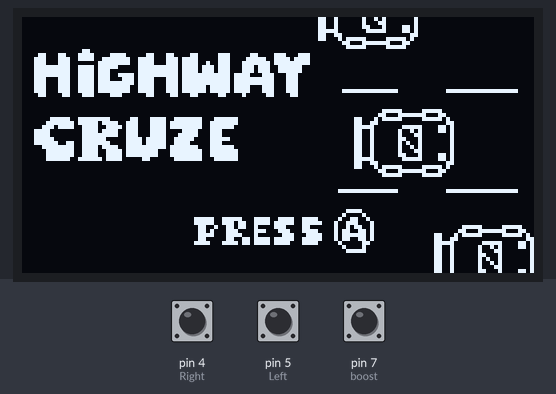
Bench run of a sketch on a simulated Arduino Uno, built with avr-gcc and run on an emulated ATmega328P. On the bench: 128×64 one-colour display. The inputs (shaded band) are chosen by the test bench; at power-on: pin 7 (boost) HIGH, pin 4 (Right) HIGH, pin 5 (Left) HIGH. Random numbers use the default seed unless the sketch sets one.

Above: at 4.5 s.
4.6 s: pin 7 (boost) pulled LOW for 0.15 s
At 4.67 s:
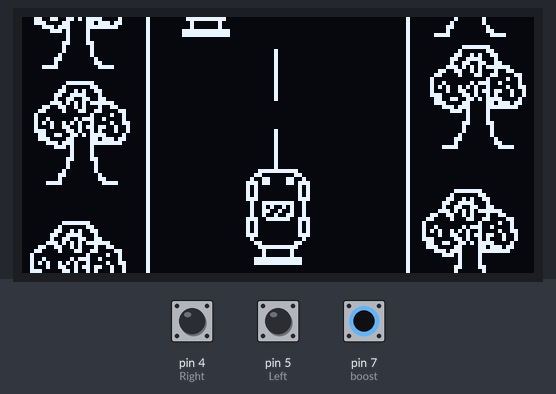
6.3 s: pin 4 (Right) pulled LOW for 0.15 s
At 6.41 s:
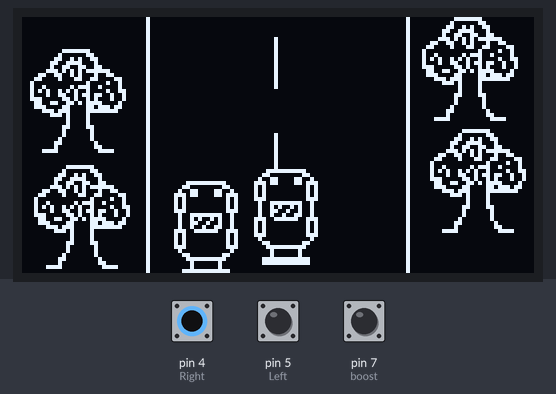
7.9 s: pin 5 (Left) pulled LOW for 0.15 s
At 7.97 s:
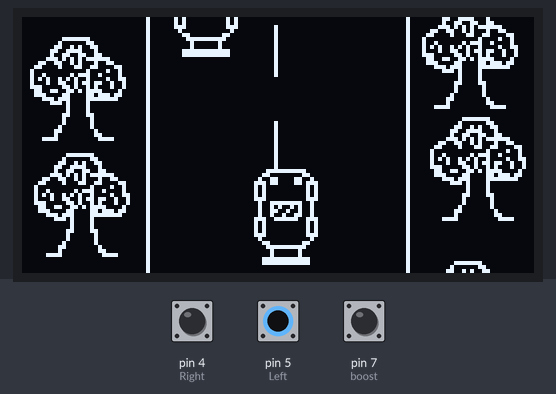
9.5 s: pin 4 (Right) pulled LOW for 1 s
At 9.59 s:
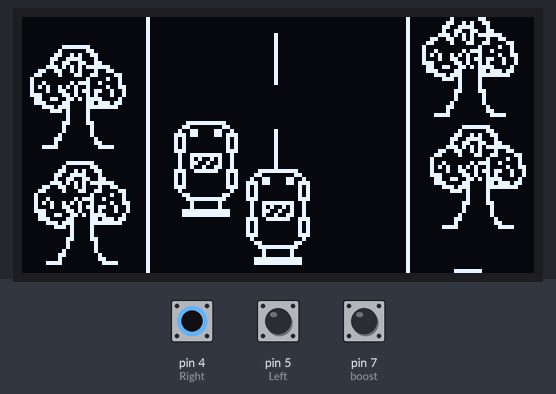
12.0 s: pin 5 (Left) pulled LOW for 1 s
At 12.09 s:
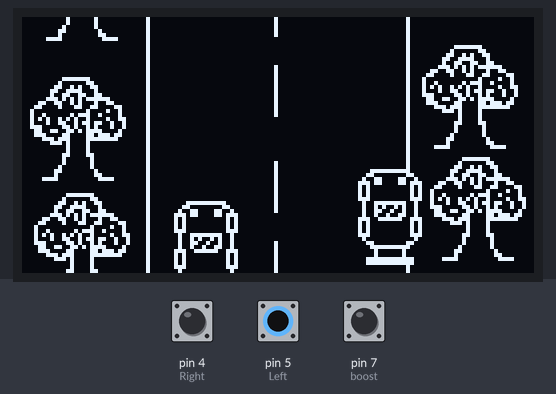
14.5 s: pin 7 (boost) pulled LOW for 1 s
At 14.64 s:
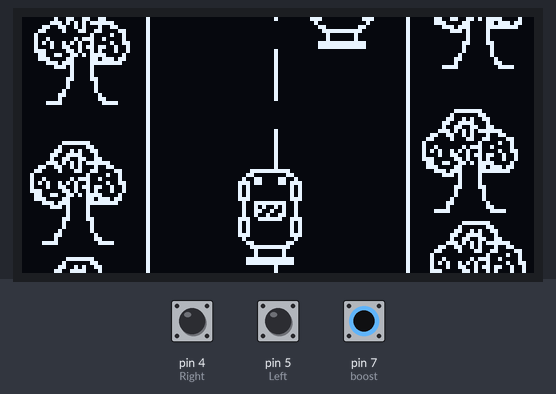

Measured:
- after the input at 4.6 s, the display: changes after 0.06 s (image 1)

The sketch:

CarGame.ino
```cpp
//Highway CruZe
//Name: Hannan Mohammed Abdul
//Date: 01/14/2026
//References: U8g2 Library:https://github.com/olikraus/u8g2/wiki/u8g2reference#drawxbm	INPUT Pullup: https://docs.arduino.cc/tutorials/generic/digital-input-pullup/   Video Used: https://www.youtube.com/watch?v=RmhiZg_6-Mo Random function: https://docs.arduino.cc/language-reference/en/functions/random-numbers/random/	Sprite Conversion: https://javl.github.io/image2cpp/

#include <U8g2lib.h>
#include <Wire.h>

U8G2_SSD1306_128X64_NONAME_F_HW_I2C u8g2(U8G2_R0, U8X8_PIN_NONE); // OLED initialization

const unsigned char tittleScreen[] PROGMEM = {
	0x00, 0x00, 0x00, 0x00, 0x00, 0x00, 0x00, 0x00, 0x00, 0x4c, 0x20, 0x05, 0x04, 0x00, 0x00, 0x00,
	0x00, 0x00, 0x00, 0x00, 0x00, 0x00, 0x00, 0x00, 0x00, 0x4c, 0x20, 0x06, 0x04, 0x00, 0x00, 0x00,
	0x00, 0x00, 0x00, 0x00, 0x00, 0x00, 0x00, 0x00, 0x00, 0x4c, 0x60, 0x84, 0x05, 0x00, 0x00, 0x00,
	0x00, 0x00, 0x00, 0x00, 0x00, 0x00, 0x00, 0x00, 0x00, 0x7c, 0xc0, 0x87, 0x05, 0x00, 0x00, 0x00,
	0x00, 0x00, 0x00, 0x00, 0x00, 0x00, 0x00, 0x00, 0x00, 0xcc, 0x00, 0x00, 0x06, 0x00, 0x00, 0x00,
	0x00, 0x00, 0x00, 0x00, 0x00, 0x00, 0x00, 0x00, 0x00, 0x8c, 0x3e, 0xf8, 0x02, 0x00, 0x00, 0x00,
	0x00, 0x00, 0x00, 0x00, 0x00, 0x00, 0x00, 0x00, 0x00, 0x00, 0xe3, 0x8f, 0x01, 0x00, 0x00, 0x00,
	0x00, 0x00, 0x00, 0x00, 0x00, 0x00, 0x00, 0x00, 0x00, 0x00, 0x3e, 0xf8, 0x00, 0x00, 0x00, 0x00,
	0x00, 0x80, 0x01, 0x00, 0x00, 0x00, 0x00, 0x00, 0x00, 0x00, 0x00, 0x00, 0x00, 0x00, 0x00, 0x00,
	0x30, 0xc6, 0xc3, 0x83, 0x31, 0x0c, 0x0e, 0x86, 0xe3, 0x00, 0x00, 0x00, 0x00, 0x00, 0x00, 0x00,
	0x38, 0xce, 0xf3, 0xe7, 0x71, 0x0f, 0x0e, 0x9f, 0xf7, 0x00, 0x00, 0x00, 0x00, 0x00, 0x00, 0x00,
	0x38, 0x0e, 0xf8, 0xe7, 0x71, 0x4f, 0x8e, 0xbf, 0xff, 0x00, 0x00, 0x00, 0x00, 0x00, 0x00, 0x00,
	0xf8, 0xcf, 0xfb, 0xe0, 0x7f, 0xef, 0x8e, 0x3b, 0x3f, 0x00, 0x00, 0x00, 0x00, 0x00, 0x00, 0x00,
	0xf8, 0xcf, 0x3b, 0xe0, 0x7f, 0xef, 0x8e, 0x3b, 0x3f, 0x00, 0x00, 0x00, 0x00, 0x00, 0x00, 0x00,
	0xf8, 0xcf, 0x3b, 0xef, 0x7f, 0xff, 0xef, 0x71, 0x1c, 0x00, 0x00, 0x00, 0x00, 0x00, 0x00, 0x00,
	0x38, 0xce, 0x3b, 0xee, 0x71, 0xff, 0xef, 0x7f, 0x1c, 0x00, 0x00, 0x00, 0x00, 0x00, 0x00, 0x00,
	0x38, 0xce, 0xfb, 0xef, 0x71, 0xff, 0xef, 0x7f, 0x1c, 0x00, 0x00, 0x00, 0x00, 0x00, 0x00, 0x00,
	0x38, 0xce, 0xfb, 0xe7, 0x71, 0xbf, 0xef, 0x71, 0x1c, 0x00, 0x00, 0x00, 0x00, 0x00, 0x00, 0x00,
	0x38, 0xce, 0xfb, 0xe7, 0x71, 0xbf, 0xef, 0x71, 0x1c, 0x00, 0xff, 0x3f, 0x00, 0xfc, 0xff, 0x0f,
	0x30, 0x8c, 0xc3, 0x81, 0x61, 0x0c, 0x86, 0x60, 0x18, 0x00, 0x00, 0x00, 0x00, 0x00, 0x00, 0x00,
	0x00, 0x00, 0x00, 0x00, 0x00, 0x00, 0x00, 0x00, 0x00, 0x00, 0x00, 0x00, 0x00, 0x00, 0x00, 0x00,
	0x00, 0x00, 0x00, 0x00, 0x00, 0x00, 0x00, 0x00, 0x00, 0x00, 0x00, 0x00, 0x00, 0x00, 0x00, 0x00,
	0x00, 0x00, 0x00, 0x00, 0x00, 0x00, 0x00, 0x00, 0x00, 0x00, 0x00, 0x00, 0x00, 0x00, 0x00, 0x00,
	0x00, 0x00, 0x00, 0x00, 0x00, 0x00, 0x00, 0x00, 0x00, 0x00, 0x00, 0x7c, 0xf0, 0x01, 0x00, 0x00,
	0x00, 0x00, 0x00, 0x00, 0x00, 0x00, 0x00, 0x00, 0x00, 0x00, 0x00, 0xc6, 0x1f, 0x03, 0x00, 0x00,
	0x80, 0xcf, 0x3f, 0x18, 0xcf, 0x1f, 0x3f, 0x00, 0x00, 0x00, 0x18, 0x7d, 0xf0, 0x05, 0x00, 0x00,
	0xc0, 0xdf, 0xf7, 0x1c, 0xef, 0x9f, 0x3f, 0x00, 0x00, 0x00, 0x98, 0x01, 0x00, 0x0c, 0x00, 0x00,
	0xe0, 0x9e, 0xe7, 0x1d, 0xef, 0x9f, 0x1f, 0x00, 0x00, 0x00, 0xf8, 0x80, 0x0f, 0x0b, 0x00, 0x00,
	0x78, 0x80, 0xf7, 0x1c, 0x0f, 0x8f, 0x03, 0x00, 0x00, 0x00, 0x98, 0x40, 0x0a, 0x0b, 0x00, 0x00,
	0x78, 0x80, 0xff, 0x1c, 0x8f, 0x8f, 0x03, 0x00, 0x00, 0x00, 0x98, 0x40, 0x0c, 0x08, 0x00, 0x00,
	0xf8, 0x80, 0x1f, 0xbc, 0xcf, 0x87, 0x0f, 0x00, 0x00, 0x00, 0x98, 0xc0, 0x08, 0x08, 0x00, 0x00,
	0xf8, 0x99, 0x3f, 0xbc, 0xcf, 0x83, 0x03, 0x00, 0x00, 0x00, 0x98, 0x40, 0x09, 0x08, 0x00, 0x00,
	0xe0, 0x9f, 0xf7, 0xfc, 0xef, 0x8f, 0x1f, 0x00, 0x00, 0x00, 0x98, 0x40, 0x0a, 0x08, 0x00, 0x00,
	0xc0, 0x9f, 0xe7, 0xfd, 0xe3, 0x9f, 0x3f, 0x00, 0x00, 0x00, 0x98, 0x40, 0x0c, 0x08, 0x00, 0x00,
	0xc0, 0x9f, 0xe7, 0xfd, 0xe3, 0x9f, 0x3f, 0x00, 0x00, 0x00, 0x98, 0xc0, 0x08, 0x0b, 0x00, 0x00,
	0xc0, 0xcf, 0xef, 0xc1, 0xc0, 0x1f, 0x3f, 0x00, 0x00, 0x00, 0xf8, 0x80, 0x0f, 0x0b, 0x00, 0x00,
	0x00, 0x00, 0x00, 0x00, 0x00, 0x00, 0x00, 0x00, 0x00, 0x00, 0x98, 0x01, 0x00, 0x0c, 0x00, 0x00,
	0x00, 0x00, 0x00, 0x00, 0x00, 0x00, 0x00, 0x00, 0x00, 0x00, 0x18, 0x7d, 0xf0, 0x05, 0x00, 0x00,
	0x00, 0x00, 0x00, 0x00, 0x00, 0x00, 0x00, 0x00, 0x00, 0x00, 0x00, 0xc6, 0x1f, 0x03, 0x00, 0x00,
	0x00, 0x00, 0x00, 0x00, 0x00, 0x00, 0x00, 0x00, 0x00, 0x00, 0x00, 0x7c, 0xf0, 0x01, 0x00, 0x00,
	0x00, 0x00, 0x00, 0x00, 0x00, 0x00, 0x00, 0x00, 0x00, 0x00, 0x00, 0x00, 0x00, 0x00, 0x00, 0x00,
	0x00, 0x00, 0x00, 0x00, 0x00, 0x00, 0x00, 0x00, 0x00, 0x00, 0x00, 0x00, 0x00, 0x00, 0x00, 0x00,
	0x00, 0x00, 0x00, 0x00, 0x00, 0x00, 0x00, 0x00, 0x00, 0x00, 0x00, 0x00, 0x00, 0x00, 0x00, 0x00,
	0x00, 0x00, 0x00, 0x00, 0x00, 0x00, 0x00, 0x00, 0x00, 0x80, 0xff, 0x3f, 0x00, 0xfc, 0xff, 0x0f,
	0x00, 0x00, 0x00, 0x00, 0x00, 0x00, 0x00, 0x00, 0x00, 0x00, 0x00, 0x00, 0x00, 0x00, 0x00, 0x00,
	0x00, 0x00, 0x00, 0x00, 0x00, 0x00, 0x00, 0x00, 0x00, 0x00, 0x00, 0x00, 0x00, 0x00, 0x00, 0x00,
	0x00, 0x00, 0x00, 0x00, 0x00, 0x00, 0x00, 0x00, 0x00, 0x00, 0x00, 0x00, 0x00, 0x00, 0x00, 0x00,
	0x00, 0x00, 0x00, 0x00, 0x00, 0x00, 0x00, 0x00, 0x00, 0x00, 0x00, 0x00, 0x00, 0x00, 0x00, 0x00,
	0x00, 0x00, 0x00, 0x00, 0x00, 0x00, 0x00, 0x00, 0x00, 0x00, 0x1e, 0x00, 0x00, 0x00, 0x00, 0x00,
	0x00, 0x00, 0x00, 0x00, 0x00, 0x00, 0x00, 0x00, 0x00, 0x00, 0x21, 0x00, 0x00, 0x00, 0x00, 0x00,
	0x00, 0x00, 0x00, 0x00, 0x00, 0xf8, 0x7c, 0x3c, 0xcf, 0x83, 0x4c, 0x00, 0x00, 0x00, 0x00, 0x00,
	0x00, 0x00, 0x00, 0x00, 0x00, 0xf8, 0xdc, 0xbc, 0xcf, 0x47, 0x8e, 0x00, 0x00, 0x00, 0x00, 0x00,
	0x00, 0x00, 0x00, 0x00, 0x00, 0x30, 0xd9, 0x84, 0xc3, 0x40, 0x9a, 0x00, 0x00, 0xc0, 0x07, 0x1f,
	0x00, 0x00, 0x00, 0x00, 0x00, 0xb0, 0x38, 0x1c, 0xc7, 0x43, 0xb3, 0x00, 0x00, 0x60, 0xfc, 0x31,
	0x00, 0x00, 0x00, 0x00, 0x00, 0xf0, 0x78, 0x04, 0x8e, 0x47, 0xbf, 0x00, 0x80, 0xd1, 0x07, 0x5f,
	0x00, 0x00, 0x00, 0x00, 0x00, 0x30, 0x98, 0xbd, 0xcf, 0x47, 0xb3, 0x00, 0x80, 0x19, 0x00, 0xc0,
	0x00, 0x00, 0x00, 0x00, 0x00, 0x78, 0xbc, 0xbd, 0xc7, 0x83, 0x60, 0x00, 0x80, 0x0f, 0xf8, 0xb0,
	0x00, 0x00, 0x00, 0x00, 0x00, 0x00, 0x00, 0x00, 0x00, 0x00, 0x21, 0x00, 0x80, 0x09, 0xa4, 0xb0,
	0x00, 0x00, 0x00, 0x00, 0x00, 0x00, 0x00, 0x00, 0x00, 0x00, 0x3e, 0x00, 0x80, 0x09, 0xc4, 0x80,
	0x00, 0x00, 0x00, 0x00, 0x00, 0x00, 0x00, 0x00, 0x00, 0x00, 0x00, 0x00, 0x80, 0x09, 0x8c, 0x80,
	0x00, 0x00, 0x00, 0x00, 0x00, 0x00, 0x00, 0x00, 0x00, 0x00, 0x00, 0x00, 0x80, 0x09, 0x94, 0x80,
	0x00, 0x00, 0x00, 0x00, 0x00, 0x00, 0x00, 0x00, 0x00, 0x00, 0x00, 0x00, 0x80, 0x09, 0xa4, 0x80,
	0x00, 0x00, 0x00, 0x00, 0x00, 0x00, 0x00, 0x00, 0x00, 0x00, 0x00, 0x00, 0x80, 0x09, 0xc4, 0x80,
	0x00, 0x00, 0x00, 0x00, 0x00, 0x00, 0x00, 0x00, 0x00, 0x00, 0x00, 0x00, 0x80, 0x09, 0x8c, 0xb0
};

const unsigned char Car[] PROGMEM = { //Car Sprite
0xf8, 0x1f, 0x0c, 0x30, 0x32, 0x4c, 0x37, 0xec, 0x05, 0xa0, 0x05, 0xa0, 0x05, 0xa0, 0x07, 0xe0,
	0xf2, 0x4f, 0x52, 0x4a, 0x32, 0x49, 0x92, 0x4c, 0xe7, 0xe7, 0x05, 0xa0, 0x05, 0xa0, 0x05, 0xa0,
	0x07, 0xe0, 0x02, 0x40, 0x0c, 0x30, 0xf8, 0x1f, 0x10, 0x08, 0x10, 0x08, 0xfc, 0x3f, 0xfc, 0x3f
};

const unsigned char Road[] PROGMEM = {//Road Sprite
	0x00, 0x08, 0x01, 0x80, 0x00, 0x00, 0x00, 0x00, 0x00, 0x00, 0x00, 0x00, 0x01, 0x00, 0x00, 0x00,
	0x00, 0x0c, 0x03, 0x80, 0x00, 0x00, 0x00, 0x00, 0x00, 0x00, 0x00, 0x00, 0x01, 0x00, 0x00, 0x00,
	0x00, 0x04, 0x02, 0x80, 0x00, 0x00, 0x00, 0x00, 0x00, 0x00, 0x00, 0x00, 0x01, 0xc0, 0x1f, 0x00,
	0x00, 0x04, 0x02, 0x80, 0x00, 0x00, 0x00, 0x80, 0x00, 0x00, 0x00, 0x00, 0x01, 0x20, 0x30, 0x00,
	0x00, 0x02, 0x02, 0x80, 0x00, 0x00, 0x00, 0x80, 0x00, 0x00, 0x00, 0x00, 0x01, 0x30, 0x65, 0x00,
	0x00, 0x03, 0x04, 0x80, 0x00, 0x00, 0x00, 0x80, 0x00, 0x00, 0x00, 0x00, 0x01, 0x98, 0x47, 0x00,
	0x00, 0x01, 0x0c, 0x80, 0x00, 0x00, 0x00, 0x80, 0x00, 0x00, 0x00, 0x00, 0x01, 0xc8, 0xcc, 0x00,
	0xe0, 0x01, 0x78, 0x80, 0x00, 0x00, 0x00, 0x80, 0x00, 0x00, 0x00, 0x00, 0x01, 0x5c, 0xf5, 0x03,
	0x00, 0x00, 0x00, 0x80, 0x00, 0x00, 0x00, 0x80, 0x00, 0x00, 0x00, 0x00, 0x01, 0x33, 0x45, 0x06,
	0x00, 0x00, 0x00, 0x80, 0x00, 0x00, 0x00, 0x80, 0x00, 0x00, 0x00, 0x00, 0x81, 0x21, 0x66, 0x18,
	0x00, 0x00, 0x00, 0x80, 0x00, 0x00, 0x00, 0x80, 0x00, 0x00, 0x00, 0x00, 0x41, 0x00, 0x10, 0x12,
	0x00, 0xf8, 0x03, 0x80, 0x00, 0x00, 0x00, 0x80, 0x00, 0x00, 0x00, 0x00, 0x41, 0x02, 0x9d, 0x10,
	0x00, 0x04, 0x06, 0x80, 0x00, 0x00, 0x00, 0x80, 0x00, 0x00, 0x00, 0x00, 0x41, 0xa5, 0x12, 0x32,
	0x00, 0xa6, 0x0c, 0x80, 0x00, 0x00, 0x00, 0x80, 0x00, 0x00, 0x00, 0x00, 0x41, 0x64, 0xda, 0x24,
	0x00, 0xf3, 0x08, 0x80, 0x00, 0x00, 0x00, 0x80, 0x00, 0x00, 0x00, 0x00, 0xc1, 0xc1, 0x52, 0x24,
	0x00, 0x99, 0x19, 0x80, 0x00, 0x00, 0x00, 0x80, 0x00, 0x00, 0x00, 0x00, 0x81, 0x99, 0xf5, 0x10,
	0x80, 0xab, 0x7e, 0x80, 0x00, 0x00, 0x00, 0x00, 0x00, 0x00, 0x00, 0x00, 0x81, 0xc3, 0xb0, 0x1b,
	0x60, 0xa6, 0xc8, 0x80, 0x00, 0x00, 0x00, 0x00, 0x00, 0x00, 0x00, 0x00, 0x01, 0xee, 0xf0, 0x0f,
	0x30, 0xc4, 0x0c, 0x83, 0x00, 0x00, 0x00, 0x00, 0x00, 0x00, 0x00, 0x00, 0x01, 0xb8, 0x10, 0x00,
	0x08, 0x00, 0x42, 0x82, 0x00, 0x00, 0x00, 0x00, 0x00, 0x00, 0x00, 0x00, 0x01, 0x80, 0x10, 0x00,
	0x48, 0xa0, 0x13, 0x82, 0x00, 0x00, 0x00, 0x00, 0x00, 0x00, 0x00, 0x00, 0x01, 0x80, 0x10, 0x00,
	0xa8, 0x54, 0x42, 0x86, 0x00, 0x00, 0x00, 0x00, 0x00, 0x00, 0x00, 0x00, 0x01, 0xc0, 0x30, 0x00,
	0x88, 0x4c, 0x9b, 0x84, 0x00, 0x00, 0x00, 0x00, 0x00, 0x00, 0x00, 0x00, 0x01, 0x40, 0x20, 0x00,
	0x38, 0x58, 0x8a, 0x84, 0x00, 0x00, 0x00, 0x80, 0x00, 0x00, 0x00, 0x00, 0x01, 0x40, 0x20, 0x00,
	0x30, 0xb3, 0x1e, 0x82, 0x00, 0x00, 0x00, 0x80, 0x00, 0x00, 0x00, 0x00, 0x01, 0x20, 0x20, 0x00,
	0x70, 0x18, 0x76, 0x83, 0x00, 0x00, 0x00, 0x80, 0x00, 0x00, 0x00, 0x00, 0x01, 0x30, 0x40, 0x00,
	0xc0, 0x1d, 0xfe, 0x81, 0x00, 0x00, 0x00, 0x80, 0x00, 0x00, 0x00, 0x00, 0x01, 0x10, 0xc0, 0x00,
	0x00, 0x17, 0x02, 0x80, 0x00, 0x00, 0x00, 0x80, 0x00, 0x00, 0x00, 0x00, 0x01, 0x1e, 0x80, 0x07,
	0x00, 0x10, 0x02, 0x80, 0x00, 0x00, 0x00, 0x80, 0x00, 0x00, 0x00, 0x00, 0x01, 0x00, 0x00, 0x00,
	0x00, 0x10, 0x02, 0x80, 0x00, 0x00, 0x00, 0x80, 0x00, 0x00, 0x00, 0x00, 0x01, 0x00, 0x00, 0x00,
	0x00, 0x18, 0x06, 0x80, 0x00, 0x00, 0x00, 0x80, 0x00, 0x00, 0x00, 0x00, 0x01, 0x00, 0x00, 0x00,
	0x00, 0x08, 0x04, 0x80, 0x00, 0x00, 0x00, 0x80, 0x00, 0x00, 0x00, 0x00, 0x01, 0x00, 0x00, 0x00,
	0x00, 0x08, 0x04, 0x80, 0x00, 0x00, 0x00, 0x80, 0x00, 0x00, 0x00, 0x00, 0x01, 0x00, 0x00, 0x00,
	0x00, 0x04, 0x04, 0x80, 0x00, 0x00, 0x00, 0x80, 0x00, 0x00, 0x00, 0x00, 0x01, 0x00, 0x00, 0x00,
	0x00, 0x06, 0x08, 0x80, 0x00, 0x00, 0x00, 0x80, 0x00, 0x00, 0x00, 0x00, 0x01, 0x00, 0x00, 0x00,
	0x00, 0x02, 0x18, 0x80, 0x00, 0x00, 0x00, 0x80, 0x00, 0x00, 0x00, 0x00, 0x01, 0x00, 0x00, 0x00,
	0xc0, 0x03, 0xf0, 0x80, 0x00, 0x00, 0x00, 0x00, 0x00, 0x00, 0x00, 0x00, 0x01, 0x00, 0x00, 0x00,
	0x00, 0x00, 0x00, 0x80, 0x00, 0x00, 0x00, 0x00, 0x00, 0x00, 0x00, 0x00, 0x01, 0x00, 0x00, 0x00,
	0x00, 0x00, 0x00, 0x80, 0x00, 0x00, 0x00, 0x00, 0x00, 0x00, 0x00, 0x00, 0x01, 0xf0, 0x07, 0x00,
	0x00, 0x00, 0x00, 0x80, 0x00, 0x00, 0x00, 0x00, 0x00, 0x00, 0x00, 0x00, 0x01, 0x08, 0x0c, 0x00,
	0x00, 0x00, 0x00, 0x80, 0x00, 0x00, 0x00, 0x00, 0x00, 0x00, 0x00, 0x00, 0x01, 0x4c, 0x19, 0x00,
	0x00, 0x00, 0x00, 0x80, 0x00, 0x00, 0x00, 0x00, 0x00, 0x00, 0x00, 0x00, 0x01, 0xe6, 0x11, 0x00,
	0x00, 0x00, 0x00, 0x80, 0x00, 0x00, 0x00, 0x00, 0x00, 0x00, 0x00, 0x00, 0x01, 0x32, 0x33, 0x00,
	0x00, 0x00, 0x00, 0x80, 0x00, 0x00, 0x00, 0x80, 0x00, 0x00, 0x00, 0x00, 0x01, 0x57, 0xfd, 0x00,
	0x00, 0x00, 0x00, 0x80, 0x00, 0x00, 0x00, 0x80, 0x00, 0x00, 0x00, 0x00, 0xc1, 0x4c, 0x91, 0x01,
	0x00, 0x00, 0x00, 0x80, 0x00, 0x00, 0x00, 0x80, 0x00, 0x00, 0x00, 0x00, 0x61, 0x88, 0x19, 0x06,
	0x00, 0xfc, 0x01, 0x80, 0x00, 0x00, 0x00, 0x80, 0x00, 0x00, 0x00, 0x00, 0x11, 0x00, 0x84, 0x04,
	0x00, 0x02, 0x03, 0x80, 0x00, 0x00, 0x00, 0x80, 0x00, 0x00, 0x00, 0x00, 0x91, 0x40, 0x27, 0x04,
	0x00, 0x53, 0x06, 0x80, 0x00, 0x00, 0x00, 0x80, 0x00, 0x00, 0x00, 0x00, 0x51, 0xa9, 0x84, 0x0c,
	0x80, 0x79, 0x04, 0x80, 0x00, 0x00, 0x00, 0x80, 0x00, 0x00, 0x00, 0x00, 0x11, 0x99, 0x36, 0x09,
	0x80, 0xcc, 0x0c, 0x80, 0x00, 0x00, 0x00, 0x80, 0x00, 0x00, 0x00, 0x00, 0x71, 0xb0, 0x14, 0x09,
	0xc0, 0x55, 0x3f, 0x80, 0x00, 0x00, 0x00, 0x80, 0x00, 0x00, 0x00, 0x00, 0x61, 0x66, 0x3d, 0x04,
	0x30, 0x53, 0x64, 0x80, 0x00, 0x00, 0x00, 0x80, 0x00, 0x00, 0x00, 0x00, 0xe1, 0x30, 0xec, 0x06,
	0x18, 0x62, 0x86, 0x81, 0x00, 0x00, 0x00, 0x80, 0x00, 0x00, 0x00, 0x00, 0x81, 0x3b, 0xfc, 0x03,
	0x04, 0x00, 0x21, 0x81, 0x00, 0x00, 0x00, 0x80, 0x00, 0x00, 0x00, 0x00, 0x01, 0x2e, 0x04, 0x00,
	0x24, 0xd0, 0x09, 0x81, 0x00, 0x00, 0x00, 0x80, 0x00, 0x00, 0x00, 0x00, 0x01, 0x20, 0x04, 0x00,
	0x54, 0x2a, 0x21, 0x83, 0x00, 0x00, 0x00, 0x00, 0x00, 0x00, 0x00, 0x00, 0x01, 0x20, 0x04, 0x00,
	0x44, 0xa6, 0x4d, 0x82, 0x00, 0x00, 0x00, 0x00, 0x00, 0x00, 0x00, 0x00, 0x01, 0x30, 0x0c, 0x00,
	0x1c, 0x2c, 0x45, 0x82, 0x00, 0x00, 0x00, 0x00, 0x00, 0x00, 0x00, 0x00, 0x01, 0x10, 0x08, 0x00,
	0x98, 0x59, 0x0f, 0x81, 0x00, 0x00, 0x00, 0x00, 0x00, 0x00, 0x00, 0x00, 0x01, 0x10, 0x08, 0x00,
	0x38, 0x0c, 0xbb, 0x81, 0x00, 0x00, 0x00, 0x00, 0x00, 0x00, 0x00, 0x00, 0x01, 0x08, 0x08, 0x00,
	0xe0, 0x0e, 0xff, 0x80, 0x00, 0x00, 0x00, 0x00, 0x00, 0x00, 0x00, 0x00, 0x01, 0x0c, 0x10, 0x00,
	0x80, 0x0b, 0x01, 0x80, 0x00, 0x00, 0x00, 0x00, 0x00, 0x00, 0x00, 0x00, 0x01, 0x04, 0x30, 0x00,
	0x00, 0x08, 0x01, 0x80, 0x00, 0x00, 0x00, 0x00, 0x00, 0x00, 0x00, 0x00, 0x81, 0x07, 0xe0, 0x01
};

const unsigned char Obstacle[] PROGMEM = { //Obstacle Sprite
0xf8, 0x1f, 0x0c, 0x30, 0x32, 0x4c, 0x37, 0xec, 0x05, 0xa0, 0x05, 0xa0, 0x05, 0xa0, 0x07, 0xe0,
	0xf2, 0x4f, 0x52, 0x4a, 0x32, 0x49, 0x92, 0x4c, 0xe7, 0xe7, 0x05, 0xa0, 0x05, 0xa0, 0x05, 0xa0,
	0x07, 0xe0, 0x02, 0x40, 0x0c, 0x30, 0xf8, 0x1f, 0x10, 0x08, 0x10, 0x08, 0xfc, 0x3f, 0xfc, 0x3f
};


int screenHeight = 64;
int roadY = 0;

//Variabes for car characteristic
int carHeight = 24;
int carWidth = 16;
int carX = 64 - carWidth/2;
int carSpeed = 5;

//Variables for digital pins for input
int Left = 5;
int Right = 4;
int boost = 7;

int Rand;
int obstacleX = 38;
int obstacleY = -24;

bool gameState = 0;
	//Boot animation
void bootAnimation() {

  u8g2.setFont(u8g2_font_logisoso24_tf);

  int y = -30;        // start above screen
  int targetY = 38;   // final position

  while (y < targetY) {

    u8g2.clearBuffer();

    int textWidth = u8g2.getStrWidth("UNOBOY");
    int x = (128 - textWidth) / 2;

    u8g2.drawStr(x, y, "UNOBOY");

    u8g2.sendBuffer();

    y += 2;           // scroll speed
    delay(12);
  }

  delay(1000);         // pause before game starts
}


void setup() {
  // put your setup code here, to run once:
  u8g2.begin(); //Start the U8g2 library
	bootAnimation();
	//Reciving Input and using in-built pull up ressistor
  pinMode(Left, INPUT_PULLUP);
  pinMode(Right, INPUT_PULLUP);
	pinMode(boost, INPUT_PULLUP);

	randomSeed(analogRead(0));

//Check the state of the game and display the tittle screen
	if (gameState == 0);{
	u8g2.clearBuffer();
		u8g2.drawXBMP(0, 0, 128, 64, tittleScreen);
		u8g2.sendBuffer();
	}
}

void game(){
	u8g2.clearBuffer(); //Clear the prevoius frame

  roadY += carSpeed;

	obstacleY += carSpeed;

  // Reset Obstacle when it goes off screen
  if (obstacleY >= screenHeight) {
    obstacleY = -carHeight; // Reset to top (above screen)
    // Randomize position ONLY when resetting
    Rand = random(1, 3);
    if (Rand == 1) {
      obstacleX = 38;
    } else {
      obstacleX = 72;
    }
  }

//Infinite background scroll logic
 if (roadY >= screenHeight) {
  roadY -= screenHeight;
}

//Movement & Boost Logic
  if (digitalRead(Left) == LOW) {
    carX -= 2;
  }
  if (digitalRead(Right) == LOW) {
    carX += 2;
  }

	if (digitalRead(boost) == LOW) {
		carSpeed = 8;
  }
	else{
	carSpeed = 5;
	}

//Draw/Display everything

  u8g2.drawXBMP(0, roadY, 128, 64, Road); //Display Road
	u8g2.drawXBMP(0, roadY - screenHeight, 128, 64, Road); //Display Road

	u8g2.drawXBMP(obstacleX, obstacleY, carWidth, carHeight, Obstacle); //Display Obstacle

  u8g2.drawXBMP(carX, 26 + carHeight/2, carWidth, carHeight, Car);//Display Car
  u8g2.sendBuffer(); //Send the frame
}


void loop() {

	if (gameState == 0 && digitalRead(boost) == LOW){//Check if the game is in the tittle screen and if "A"/"Boost" is being pressed.
		u8g2.clearBuffer();
		gameState = 1;
	}
	else if (gameState == 1){//If the game is in playing state then start the game
		game();
		delay(1);
	}
}
```
